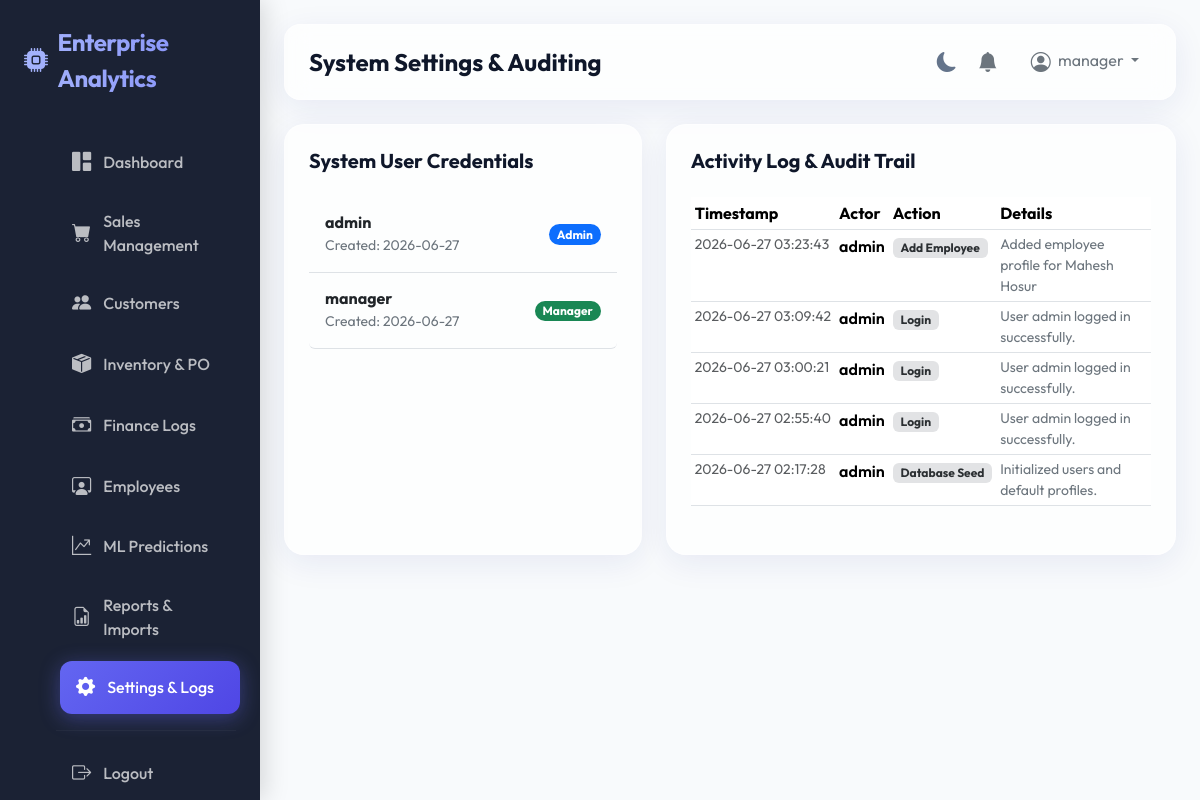
The page /settings (signed in) on the database its author committed.
### models/user.py (models this page shows, shortened)
class User(db.Model, UserMixin):
    __tablename__ = 'users'
    id = db.Column(db.Integer, primary_key=True)
    username = db.Column(db.String(50), unique=True, nullable=False)
    password_hash = db.Column(db.String(255), nullable=False)
    role = db.Column(db.String(20), nullable=False, default='employee')  # admin, manager, employee
    created_at = db.Column(db.DateTime, default=datetime.utcnow)
    employee = db.relationship('Employee', back_populates='user', uselist=False)
    activity_logs = db.relationship('ActivityLog', back_populates='user')

### models/activity.py (models this page shows, shortened)
class ActivityLog(db.Model):
    __tablename__ = 'activity_logs'
    id = db.Column(db.Integer, primary_key=True)
    user_id = db.Column(db.Integer, db.ForeignKey('users.id'), nullable=True)
    action = db.Column(db.String(100), nullable=False)  # Login, Create Sale, Delete Customer, etc.
    details = db.Column(db.Text)
    timestamp = db.Column(db.DateTime, nullable=False, default=datetime.utcnow)
    user = db.relationship('User', back_populates='activity_logs')

### blueprints/main.py (the view)
@main_bp.route('/settings')
@login_required
def settings():
    users = User.query.all()
    activity_logs = ActivityLog.query.order_by(ActivityLog.timestamp.desc()).limit(20).all()
    return render_template('settings.html', users=users, activity_logs=activity_logs)

### templates/settings.html (shortened to what this page needs)
{% extends "base.html" %}
{% block page_title %}System Settings & Auditing{% endblock %}
{% block content %}
<div class="container-fluid px-0 animate-fade-in">
    <div class="row g-4">
        <div class="col-lg-5">
            <div class="analytics-panel h-100">
                <div class="d-flex justify-content-between align-items-center mb-4">
                    <h5 class="fw-bold mb-0">System User Credentials</h5>
                </div>
                <div class="list-group">
                    {% for u in users %}
                        <div class="list-group-item d-flex justify-content-between align-items-center py-3 bg-transparent border-0 border-bottom">
                            <div>
                                <h6 class="fw-bold mb-0">{{ u.username }}</h6>
                                <small class="text-secondary">Created: {{ u.created_at.strftime('%Y-%m-%d') }}</small>
                            </div>
                            <span class="badge rounded-pill {% if u.role == 'admin' %}bg-primary{% elif u.role == 'manager' %}bg-success{% else %}bg-secondary{% endif %}">
                                {{ u.role | capitalize }}
                            </span>
                        </div>
                    {% endfor %}
                </div>
            </div>
        </div>
        <div class="col-lg-7">
            <div class="analytics-panel h-100">
                <h5 class="fw-bold mb-4">Activity Log & Audit Trail</h5>
                <div class="table-responsive" style="max-height: 400px; overflow-y: auto;">
                    <table class="table table-sm table-hover mb-0">
                        <thead>
                            <tr>
                                <th>Timestamp</th>
                                <th>Actor</th>
                                <th>Action</th>
                                <th>Details</th>
                            </tr>
                        </thead>
                        <tbody>
                            {% if activity_logs %}
                                {% for log in activity_logs %}
                                    <tr>
                                        <td class="text-muted small" style="white-space: nowrap;">{{ log.timestamp.strftime('%Y-%m-%d %H:%M:%S') }}</td>
                                        <td class="fw-semibold">
                                            {% if log.user %}
                                                {{ log.user.username }}
                                            {% else %}
                                                System
                                            {% endif %}
                                        </td>
                                        <td><span class="badge bg-secondary-subtle text-secondary-emphasis">{{ log.action }}</span></td>
                                        <td class="small text-secondary">{{ log.details or 'N/A' }}</td>
                                    </tr>
                                {% endfor %}
                            {% else %}
                                <tr>
                                    <td colspan="4" class="text-center text-muted py-4">No logged operations.</td>
                                </tr>
                            {% endif %}
                        </tbody>
                    </table>
                </div>
            </div>
        </div>
    </div>
</div>
{% endblock %}

### templates/base.html (shortened to what this page needs)
<!DOCTYPE html>
<html lang="en" data-theme="light">
<head>
    <link href="https://cdn.jsdelivr.net/npm/bootstrap@5.3.3/dist/css/bootstrap.min.css" rel="stylesheet">
    <link href="https://cdn.jsdelivr.net/npm/bootstrap-icons@1.11.3/font/bootstrap-icons.min.css" rel="stylesheet">
    <link href="{{ url_for('static', filename='css/style.css') }}" rel="stylesheet">
</head>
<body>
    <aside class="sidebar">
        <div class="sidebar-brand">
            <i class="bi bi-cpu-fill"></i> Enterprise Analytics
        </div>
        <ul class="sidebar-menu">
            <li class="sidebar-item">
                <a href="{{ url_for('main.dashboard') }}" class="sidebar-link {% if request.endpoint == 'main.dashboard' %}active{% endif %}">
                    <i class="bi bi-grid-1x2-fill"></i> Dashboard
                </a>
            </li>
            <li class="sidebar-item">
                <a href="{{ url_for('sales.index') }}" class="sidebar-link {% if 'sales.' in request.endpoint %}active{% endif %}">
                    <i class="bi bi-cart-fill"></i> Sales Management
                </a>
            </li>
            <li class="sidebar-item">
                <a href="{{ url_for('customers.index') }}" class="sidebar-link {% if 'customers.' in request.endpoint %}active{% endif %}">
                    <i class="bi bi-people-fill"></i> Customers
                </a>
            </li>
            <li class="sidebar-item">
                <a href="{{ url_for('inventory.index') }}" class="sidebar-link {% if 'inventory.' in request.endpoint %}active{% endif %}">
                    <i class="bi bi-box-seam-fill"></i> Inventory & PO
                </a>
            </li>
            <li class="sidebar-item">
                <a href="{{ url_for('finance.index') }}" class="sidebar-link {% if 'finance.' in request.endpoint %}active{% endif %}">
                    <i class="bi bi-cash-stack"></i> Finance Logs
                </a>
            </li>
            {% if current_user.role in ['admin', 'manager'] %}
            <li class="sidebar-item">
                <a href="{{ url_for('employees.index') }}" class="sidebar-link {% if 'employees.' in request.endpoint %}active{% endif %}">
                    <i class="bi bi-person-workspace"></i> Employees
                </a>
            </li>
            {% endif %}
            <li class="sidebar-item">
                <a href="{{ url_for('ml.index') }}" class="sidebar-link {% if 'ml.' in request.endpoint %}active{% endif %}">
                    <i class="bi bi-graph-up-arrow"></i> ML Predictions
                </a>
            </li>
            <li class="sidebar-item">
                <a href="{{ url_for('reports.index') }}" class="sidebar-link {% if 'reports.' in request.endpoint %}active{% endif %}">
                    <i class="bi bi-file-earmark-bar-graph"></i> Reports & Imports
                </a>
            </li>
            <li class="sidebar-item">
                <a href="{{ url_for('main.settings') }}" class="sidebar-link {% if request.endpoint == 'main.settings' %}active{% endif %}">
                    <i class="bi bi-gear-fill"></i> Settings & Logs
                </a>
            </li>
            <hr style="border-color: rgba(255,255,255,0.15)">
            <li class="sidebar-item">
                <a href="{{ url_for('auth.logout') }}" class="sidebar-link">
                    <i class="bi bi-box-arrow-right"></i> Logout
                </a>
            </li>
        </ul>
    </aside>
    <main class="main-wrapper">
        <header class="top-navbar">
            <h4 class="mb-0 fw-bold text-gradient">{% block page_title %}Dashboard{% endblock %}</h4>
            <div class="navbar-actions">
                <button type="button" class="theme-toggle-btn" id="themeToggleBtn">
                    <i class="bi bi-moon-fill"></i>
                </button>
                <div class="dropdown">
                    <button class="btn btn-link position-relative p-0 text-secondary" type="button" data-bs-toggle="dropdown" aria-expanded="false" onclick="markNotificationsRead()">
                        <i class="bi bi-bell-fill fs-5"></i>
                    </button>
                </div>
                <div class="dropdown">
                    <button class="btn btn-outline-secondary dropdown-toggle border-0" type="button" data-bs-toggle="dropdown" aria-expanded="false">
                        <i class="bi bi-person-circle fs-5 me-1 align-middle"></i> {{ current_user.username }}
                    </button>
                </div>
            </div>
        </header>
        {% block content %}{% endblock %}
    </main>
</body>
</html>

### static/css/style.css (style rules this page uses)
:root { --font-primary: 'Outfit', sans-serif; --bg-primary: #f8fafc; --bg-secondary: #ffffff; --bg-sidebar: rgba(15, 23, 42, 0.95); --border-color: #e2e8f0; --text-primary: #0f172a; --text-secondary: #64748b; --text-light: #f8fafc; --primary: #6366f1; --primary-gradient: linear-gradient(135deg, #6366f1 0%, #4f46e5 100%); --secondary: #10b981; --secondary-gradient: linear-gradient(135deg, #10b981 0%, #059669 100%); --accent: #f59e0b; --accent-gradient: linear-gradient(135deg, #f59e0b 0%, #d97706 100%); --danger: #ef4444; --danger-gradient: linear-gradient(135deg, #ef4444 0%, #dc2626 100%); --glass-bg: rgba(255, 255, 255, 0.7); --glass-border: rgba(255, 255, 255, 0.4); --glass-shadow: 0 8px 32px 0 rgba(31, 38, 135, 0.08); }
* { margin: 0; padding: 0; box-sizing: border-box; font-family: var(--font-primary); }
body { background-color: var(--bg-primary); color: var(--text-primary); overflow-x: hidden; transition: background-color 0.3s, color 0.3s; }
.sidebar { position: fixed; top: 0; left: 0; height: 100vh; width: 260px; background: var(--bg-sidebar); color: var(--text-light); padding: 24px; z-index: 100; transition: transform 0.3s ease-in-out; box-shadow: 4px 0 24px rgba(0, 0, 0, 0.15); }
.sidebar-brand { font-size: 1.5rem; font-weight: 700; letter-spacing: -0.5px; margin-bottom: 40px; background: linear-gradient(to right, #a5b4fc, #818cf8); -webkit-background-clip: text; -webkit-text-fill-color: transparent; display: flex; align-items: center; gap: 10px; }
.sidebar-menu { list-style: none; }
.sidebar-item { margin-bottom: 8px; }
.sidebar-link { display: flex; align-items: center; gap: 12px; padding: 12px 16px; color: rgba(255, 255, 255, 0.7); text-decoration: none; border-radius: 12px; font-weight: 500; transition: all 0.2s ease-in-out; }
.sidebar-link i { font-size: 1.2rem; }
.sidebar-link:hover, .sidebar-link.active { color: #ffffff; background: rgba(255, 255, 255, 0.1); transform: translateX(4px); }
.sidebar-link.active { background: var(--primary-gradient); box-shadow: 0 4px 20px rgba(99, 102, 241, 0.4); }
.main-wrapper { margin-left: 260px; padding: 24px; min-height: 100vh; transition: margin-left 0.3s ease-in-out; }
.top-navbar { display: flex; justify-content: space-between; align-items: center; background: var(--glass-bg); backdrop-filter: blur(12px); -webkit-backdrop-filter: blur(12px); border: 1px solid var(--glass-border); padding: 16px 24px; border-radius: 16px; box-shadow: var(--glass-shadow); margin-bottom: 24px; }
.navbar-actions { display: flex; align-items: center; gap: 20px; }
.theme-toggle-btn { background: none; border: none; color: var(--text-secondary); font-size: 1.25rem; cursor: pointer; transition: color 0.2s; }
.analytics-panel { background: var(--glass-bg); backdrop-filter: blur(12px); -webkit-backdrop-filter: blur(12px); border: 1px solid var(--glass-border); border-radius: 20px; padding: 24px; box-shadow: var(--glass-shadow); margin-bottom: 24px; }
.animate-fade-in { animation: fadeInUp 0.4s ease-out forwards; }

### rows shown on the page
User: username "manager", created_at "2026-06-27", role "Manager"
User: username "admin", created_at "2026-06-27", role "Admin"
ActivityLog: timestamp "2026-06-27 03:23:43", user.username "admin", action "Add Employee", details "Added employee profile for Mahesh Hosur"
ActivityLog: timestamp "2026-06-27 03:09:42", user.username "admin", action "Login", details "User admin logged in successfully."
ActivityLog: timestamp "2026-06-27 03:00:21", user.username "admin", action "Login", details "User admin logged in successfully."
ActivityLog: timestamp "2026-06-27 02:55:40", user.username "admin", action "Login", details "User admin logged in successfully."
ActivityLog: timestamp "2026-06-27 02:17:28", user.username "admin", action "Database Seed", details "Initialized users and default profiles."
